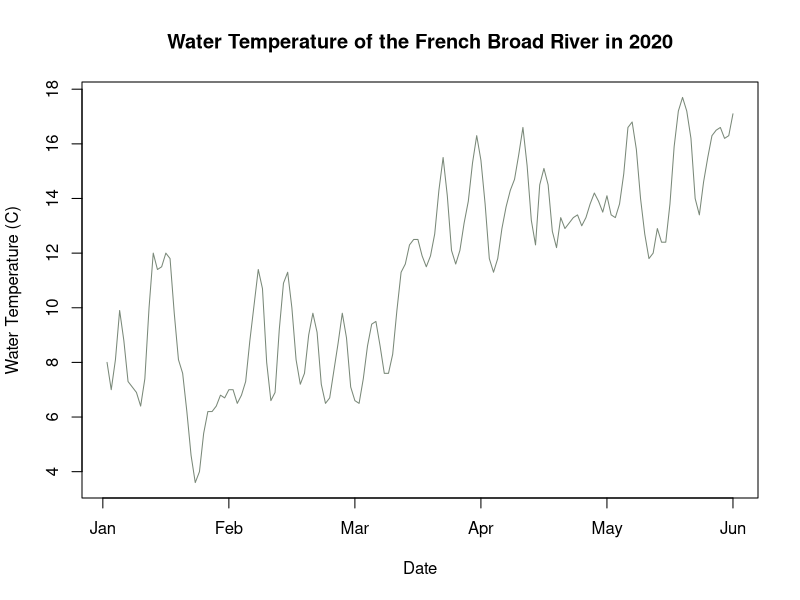
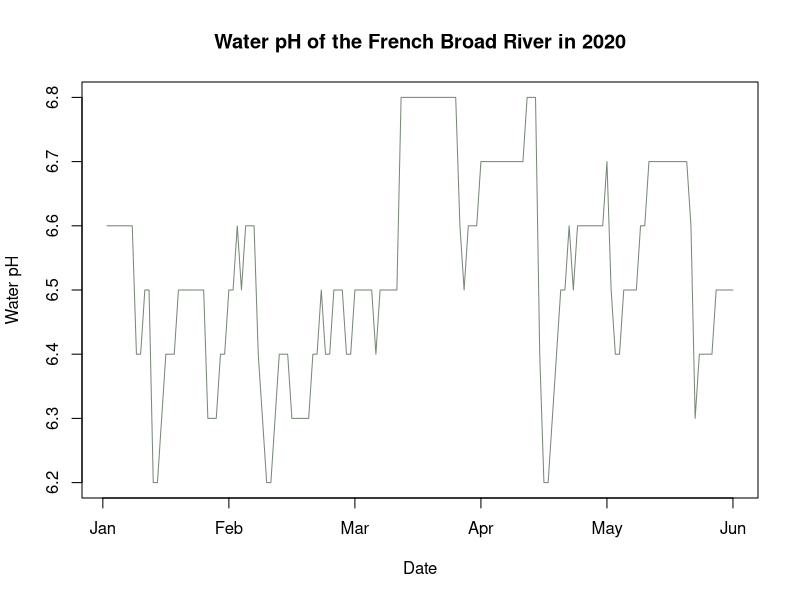
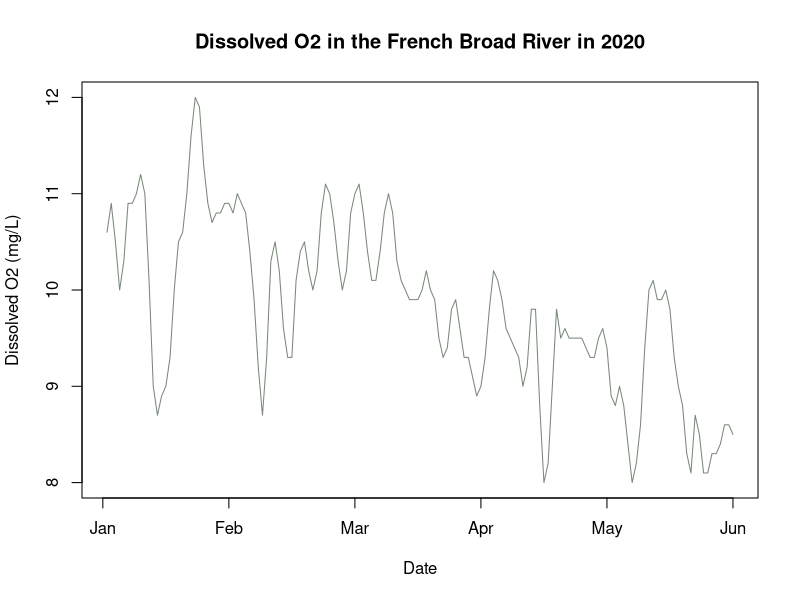
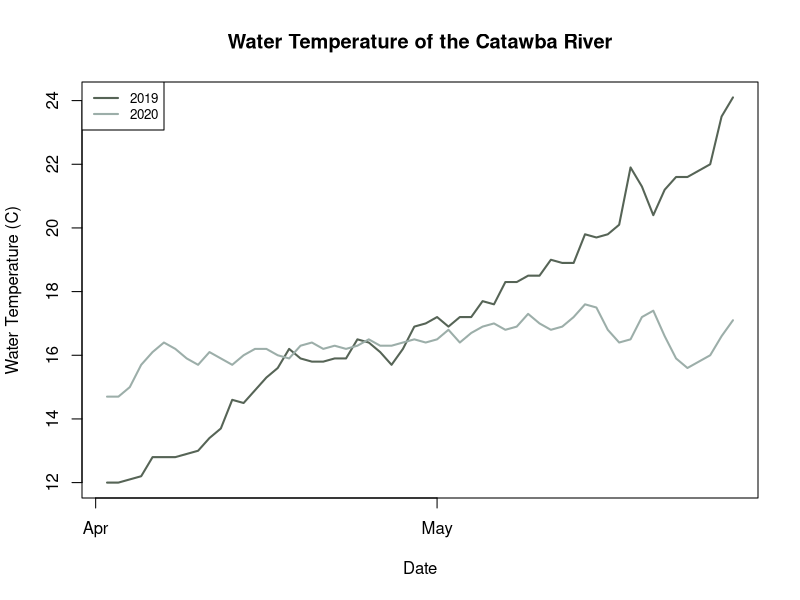
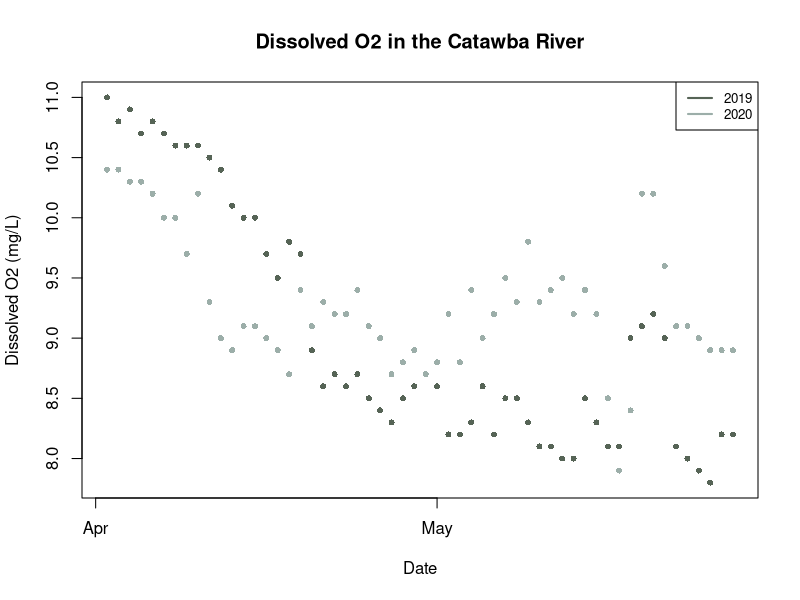
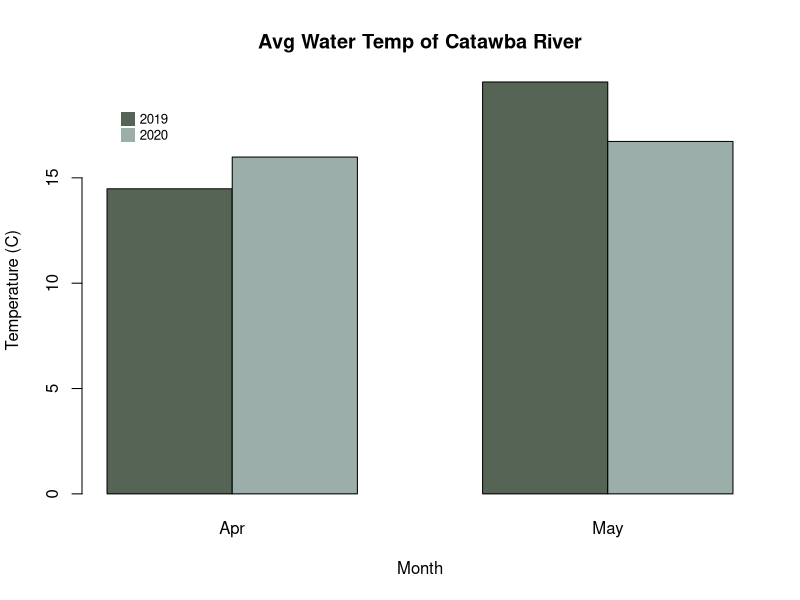
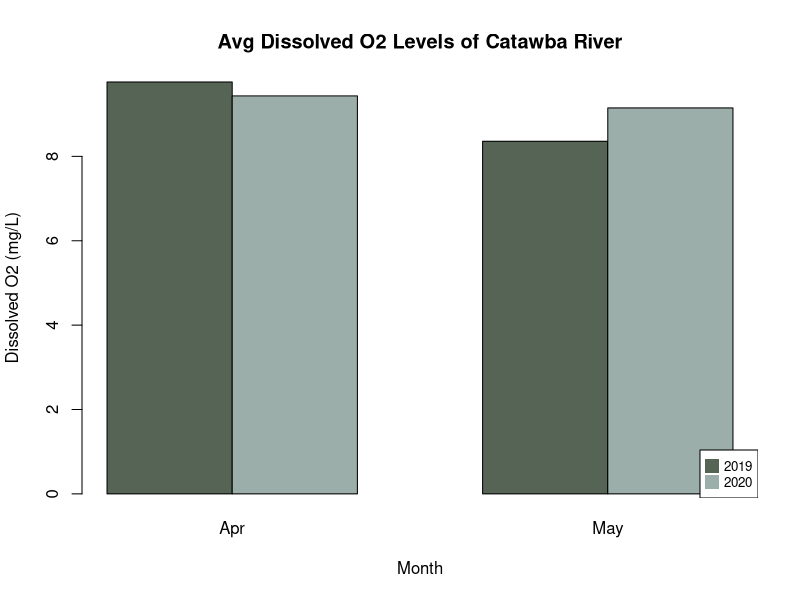

These figures' R source, in order:
#French Broad River: located near the Great Smoky National Park
  #Runs along Route 251 (highway)

fbr <- read.csv("fbr_vars.txt", sep="\t", skip=36)
fbr <- fbr[, -which(fbr[2,]=="A")]
fbr <- fbr[-1,c(3,4,9,11)]
colnames(fbr) <- c("Date", "Mean Water Temp", "Median Water pH", "Mean Dissolved O2")

fbr20 <- fbr[which(grepl("2020", fbr[,1], fixed = TRUE)),]

#not enough data for 2019, so just looking at 2020
plot(fbr20[,2], type="l", col="#798878", xaxt="n", xlab="Date", ylab="Water Temperature (C)", main="Water Temperature of the French Broad River in 2020")
axis(side=1, at=c(0,30,60,90,120,150), labels=c("Jan","Feb","Mar","Apr","May","Jun"))

plot(fbr20[,3], type="l", col="#798878", xaxt="n", xlab="Date", ylab="Water pH", main="Water pH of the French Broad River in 2020")
axis(side=1, at=c(0,30,60,90,120,150), labels=c("Jan","Feb","Mar","Apr","May","Jun"))

plot(fbr20[,4], type="l", col="#798878", xaxt="n", xlab="Date", ylab="Dissolved O2 (mg/L)", main="Dissolved O2 in the French Broad River in 2020")
axis(side=1, at=c(0,30,60,90,120,150), labels=c("Jan","Feb","Mar","Apr","May","Jun"))


#Catawba River: Right outside of Charlotte, North Carolina
cata <- read.csv("cat_vars.txt", sep="\t", skip=36)
cata <- cata[, -which(cata[2,]=="A")]
cata <- cata[-1,c(3,6,9)]
colnames(fbr) <- c("Date", "Mean Water Temp", "Mean Dissolved O2")

cat20 <- cata[which(grepl("2020", cata[,1], fixed = TRUE)),]
cat20 <- cat20[95:150,]
cat19 <- cata[which(grepl("2019", cata[,1], fixed = TRUE)),]
cat19 <- cat19[1:56,]

#line/scatter graphs to compare values
plot(cat19[,2], type="l", col="#566456", xaxt = "n", xlab="Date", ylab="Water Temperature (C)", main="Water Temperature of the Catawba River", lwd=2)
lines(cat20[,2], col="#9CAEA9", lwd=2)
axis(side=1, at=c(0,30), labels=c("Apr","May"))
legend("topleft", legend=c("2019", "2020"), col=c("#566456", "#9CAEA9"), lty=1, cex=0.8, lwd=2)

plot(cat19[,3], type="p", pch=16, cex=0.8, col="#566456", xaxt="n", xlab="Date", ylab="Dissolved O2 (mg/L)", main="Dissolved O2 in the Catawba River")
points(cat20[,3], col="#9CAEA9", pch=16, cex=0.8)
axis(side=1, at=c(0,30), labels=c("Apr","May"))
legend("topright", legend=c("2019", "2020"), col=c("#566456", "#9CAEA9"), lty=1, cex=0.8, lwd=2)

month <- data.frame(cat19[,1])
month <- lapply(month, function(y) gsub(".*-(.*)-.*", "\\1", y))
cat19 <- cbind(cat19, month)
cat20 <- cbind(cat20, month)
colnames(cat19) <- c("Date", "Temp", "O2", "month")
colnames(cat20) <- c("Date", "Temp", "O2", "month")

temp <- data.frame(matrix(ncol=2, nrow=2))
colnames(temp) <- c("Apr", "May")
rownames(temp) <- c("2019", "2020")

o2 <- data.frame(matrix(ncol=2, nrow=2))
colnames(o2) <- c("Apr", "May")
rownames(o2) <- c("2019", "2020")

for (i in c(4:5)){
  temp19 <- cat19[which(cat19$month==paste("0",i,sep="")),]
  temp20 <- cat20[which(cat20$month==paste("0",i,sep="")),]
  temp[1,i-3] <- sum(temp19[,2], na.rm=TRUE)/nrow(temp19)
  temp[2,i-3] <- sum(temp20[,2], na.rm=TRUE)/nrow(temp20)
  o2[1,i-3] <- sum(temp19[,3], na.rm=TRUE)/nrow(temp19)
  o2[2,i-3] <- sum(temp20[,3], na.rm=TRUE)/nrow(temp20)
}

barplot(as.matrix(temp), names.arg=colnames(temp), beside=T, main="Avg Water Temp of Catawba River", xlab="Month", ylab="Temperature (C)", col=c("#566456", "#9CAEA9"))
legend("topleft", inset=0.05,legend=c("2019", "2020"), col=c("#566456", "#9CAEA9"), pch=15, cex=0.8, bty="n", pt.cex=1.8)

barplot(as.matrix(o2), names.arg=colnames(o2), beside=T, main="Avg Dissolved O2 Levels of Catawba River", xlab="Month", ylab=" Dissolved O2 (mg/L)", col=c("#566456", "#9CAEA9"))
legend("bottomright",legend=c("2019", "2020"), col=c("#566456", "#9CAEA9"), pch=15, cex=0.8, pt.cex=1.8)






